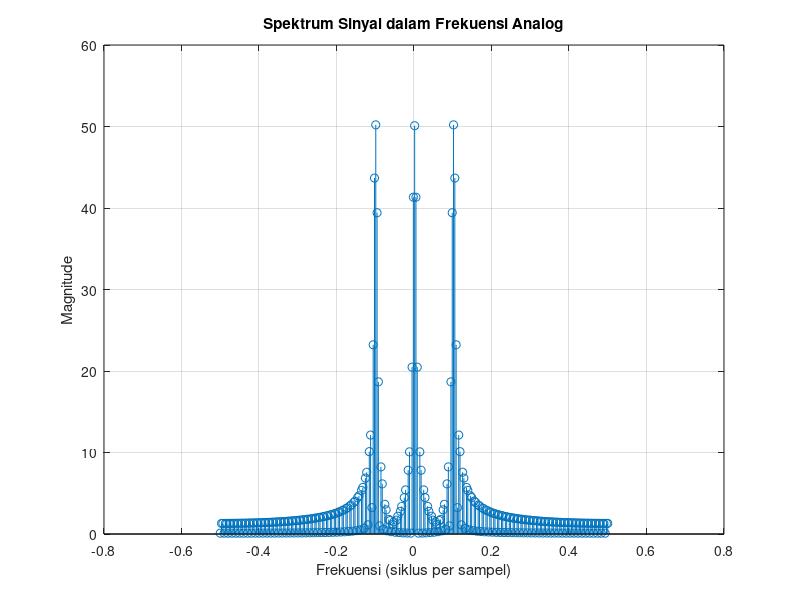
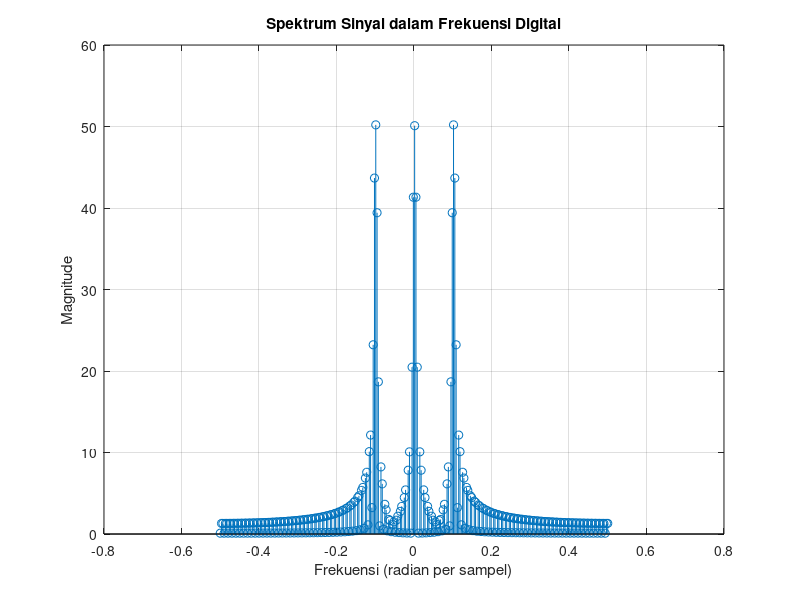

The MATLAB source for these figures, in order:

% Program untuk menampilkan fft dalam frekuensi analog dan digital
close all;clc;

L = 100; % Panjang sinyal
n = 0:(L-1); % Vektor waktu/sampel

% Komponen sinyal
x1 = cos(2 * pi * (0.100) * n); % x1(n)
x2 = 0.1 * cos(2 * pi * (0.105) * n); % x2(n)
x3 = 0.001 * cos(2 * pi * (0.111) * n); % x3(n)

% Sinyal total
x = 0.5 + x1 + x2 + x3;

% Window rektangular
rect_window = ones(1, L);

% Terapkan window ke sinyal
x_windowed = x .* rect_window;

% Frekuensi sampling
Fs = 1; % Frekuensi sampling adalah 1 sampel per detik

% Menambahkan zero padding
pad_size = round(100*Fs); % Jumlah nol yang ditambahkan
x_padded = padarray(x_windowed, [0, pad_size], 0); % Menambahkan nol sebelum dan sesudah sinyal

% Menggeser sinyal sebelum fft
x_padded = fftshift(x_padded);

% N-DFT
X = fft(x_padded);

% Menggeser spektrum setelah fft
X_shifted = fftshift(X);

% Mendapatkan magnitude dari spektrum
X_magnitude = abs(X_shifted);

% Hitung vektor frekuensi analog dan digital
f_digital = linspace(-Fs/2, Fs/2, length(x_padded)); % vektor frekuensi digital
f_analog = f_digital * Fs; % vektor frekuensi analog

% Plot spektrum dengan frekuensi analog
figure;
stem(f_analog, X_magnitude);
xlabel('Frekuensi (siklus per sampel)');
ylabel('Magnitude');
title('Spektrum Sinyal dalam Frekuensi Analog');
grid on;

% Plot spektrum dengan frekuensi digital
figure;
stem(f_digital, X_magnitude);
xlabel('Frekuensi (radian per sampel)');
ylabel('Magnitude');
title('Spektrum Sinyal dalam Frekuensi Digital');
grid on;
